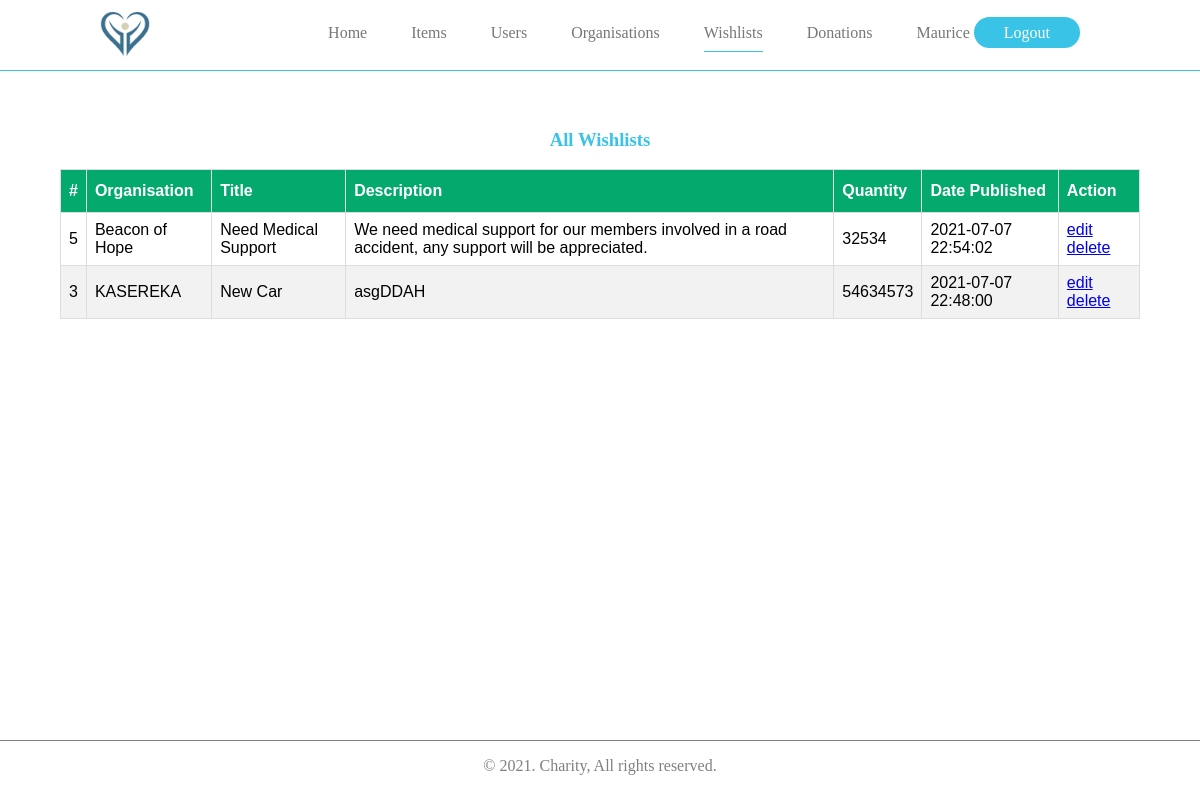
The app's page /wishlists.php (signed in) with its own data.
### tables this page shows
CREATE TABLE `users` (
  `id` int(11) NOT NULL,
  `full_name` varchar(255) NOT NULL,
  `email` varchar(255) DEFAULT NULL,
  `phone_number` varchar(255) NOT NULL,
  `password` text DEFAULT NULL,
  `is_admin` int(1) DEFAULT NULL,
  `joined_date` timestamp NULL DEFAULT current_timestamp()
);

CREATE TABLE `wishlists` (
  `id` int(11) NOT NULL,
  `organisation_id` int(11) DEFAULT NULL,
  `title` varchar(255) NOT NULL,
  `description` text NOT NULL,
  `quantity` varchar(255) NOT NULL,
  `created_at` timestamp NULL DEFAULT current_timestamp()
);

CREATE TABLE `organisations` (
  `id` int(11) NOT NULL,
  `name` varchar(255) DEFAULT NULL,
  `email` varchar(255) DEFAULT NULL,
  `phone_number` varchar(255) NOT NULL,
  `logo` text DEFAULT NULL,
  `description` text NOT NULL,
  `evidence` text NOT NULL,
  `paybill_no` int(11) NOT NULL,
  `account_no` varchar(255) NOT NULL,
  `password` text DEFAULT NULL,
  `is_active` int(11) DEFAULT NULL,
  `joined_date` timestamp NULL DEFAULT current_timestamp()
);

### wishlists.php (the view, shortened to what this page needs)
<?php
require_once('db.php');
if(isset($_SESSION['auth'])){
    $user = $_SESSION['auth'];
    $req = $db->prepare("SELECT * FROM users WHERE id = ?");
    $req->execute(array($user['id']));
    $current = $req->fetch();
    if ($current['is_admin']) {
        $list = $db->prepare("SELECT
        organisations.name,
        wishlists.id, wishlists.title,
        wishlists.description,
        wishlists.quantity,
        wishlists.created_at
        FROM
        wishlists
        JOIN organisations ON wishlists.organisation_id = organisations.id
        ORDER BY id DESC");
        $list->execute();
?>
<!DOCTYPE html>
<html lang="en">
<head>
    <link rel="stylesheet" href="styles/style.css">
</head>
<body>
    <header>
        <div class="logo">
            <img src="images/logo.png" width="50" alt="">
        </div>
        <div class="menu">
            <ul>
                <li><a href="dashboard.php">Home</a></li>
                <li><a href="items.php">Items</a></li>
                <li><a href="users.php">Users</a></li>
                <li><a href="organisations.php">Organisations</a></li>
                <li class="active"><a href="wishlists.php">Wishlists</a></li>
                <li><a href="donations.php">Donations</a></li>
                <li><?= $current['full_name'] ?> <a class="login" href="logout.php">Logout</a></li>
            </ul>
        </div>
    </header>
    <section class="homeSection">
         <div class="box2">
            <h3 class="login-title">All Wishlists</h3>
            <table id="items">
              <thead>
                <tr>
                  <th>#</th>
                  <th>Organisation</th>
                  <th>Title</th>
                  <th>Description</th>
                  <th>Quantity</th>
                  <th>Date Published</th>
                  <th>Action</th>
                </tr>
              </thead>
              <tbody>
                  <?php
                  if($list->rowCount() > 0) {
                  while($wish = $list->fetch()) {
                  ?>
                <tr>
                  <td><?= $wish['id'] ?></td>
                  <td><?= $wish['name'] ?></td>
                  <td><?= $wish['title'] ?></td>
                  <td><?= $wish['description'] ?></td>
                  <td><?= $wish['quantity'] ?></td>
                  <td><?= $wish['created_at'] ?></td>
                  <td>
                      <a href="edit_wishlist.php?id=<?= $wish['id'] ?>">edit</a>
                      <a href="delete_wish.php?id=<?= $wish['id'] ?>">delete</a>
                    </td>
                </tr>
                <?php } } else { ?>
                <tr>
                    No item found!
                </tr>
                <?php } ?>
              </tbody>
            </table>
        </div>
    </section>
    <footer>
        <p>&copy 2021. Charity, All rights reserved.</p>
    </footer>
</body>
</html>
<?php
    }
    else {
    header("Location: home.php");
    }
}
else {
    header("Location: login.php");
}
?>

### styles/style.css (style rules this page uses)
body { margin: 0px; padding: 0px; }
header { background: white; position: absolute; top:0px; left: 0px; right: 0px; padding: 8px 100px; border-bottom: 1px solid #39C3E7; }
.logo { width: 50px !important; float: left; }
ul { list-style: none; text-align: right; }
li { display: inline; margin: 1px 20px; color: #777; }
li>a { color: #777; text-decoration: none; }
.active { color: #39C3E7 !important; padding-bottom: 10px; border-bottom: 1px solid #39C3E7; }
.login { color: white; background: #39C3E7; border-radius: 50px; padding: 7px 30px; }
h3 { color: #39C3E7; }
footer { border-top: 1px solid grey; text-align: center; width: 100%; float: left; }
footer,p { color: grey; }
.homeSection { width: 100%; min-height: 80vh !important; margin-top: 100px; display: flex; flex-direction: column; align-items: center; }
.box2 { width: 90%; height: auto; display: flex; flex-direction: column; padding: 10px; }
.login-title { text-align: center; color: #39C3E7; }
table { width: 100%; }
#items { font-family: Arial, Helvetica, sans-serif; border-collapse: collapse; width: 100%; }
#items td, #items th { border: 1px solid #ddd; padding: 8px; }
#items tr:nth-child(even) { background-color: #f2f2f2; }
#items th { padding-top: 12px; padding-bottom: 12px; text-align: left; background-color: #04AA6D; color: white; }

### records on screen
users: full_name "Maurice"
wishlists: id "5", organisation.name "Beacon of Hope", title "Need Medical Support", description "We need medical support for our members involved in a road accident, any support will be appreciated.", quantity "32534", created_at "2021-07-07 22:54:02"
wishlists: id "3", organisation.name "KASEREKA", title "New Car", description "asgDDAH", quantity "54634573", created_at "2021-07-07 22:48:00"
